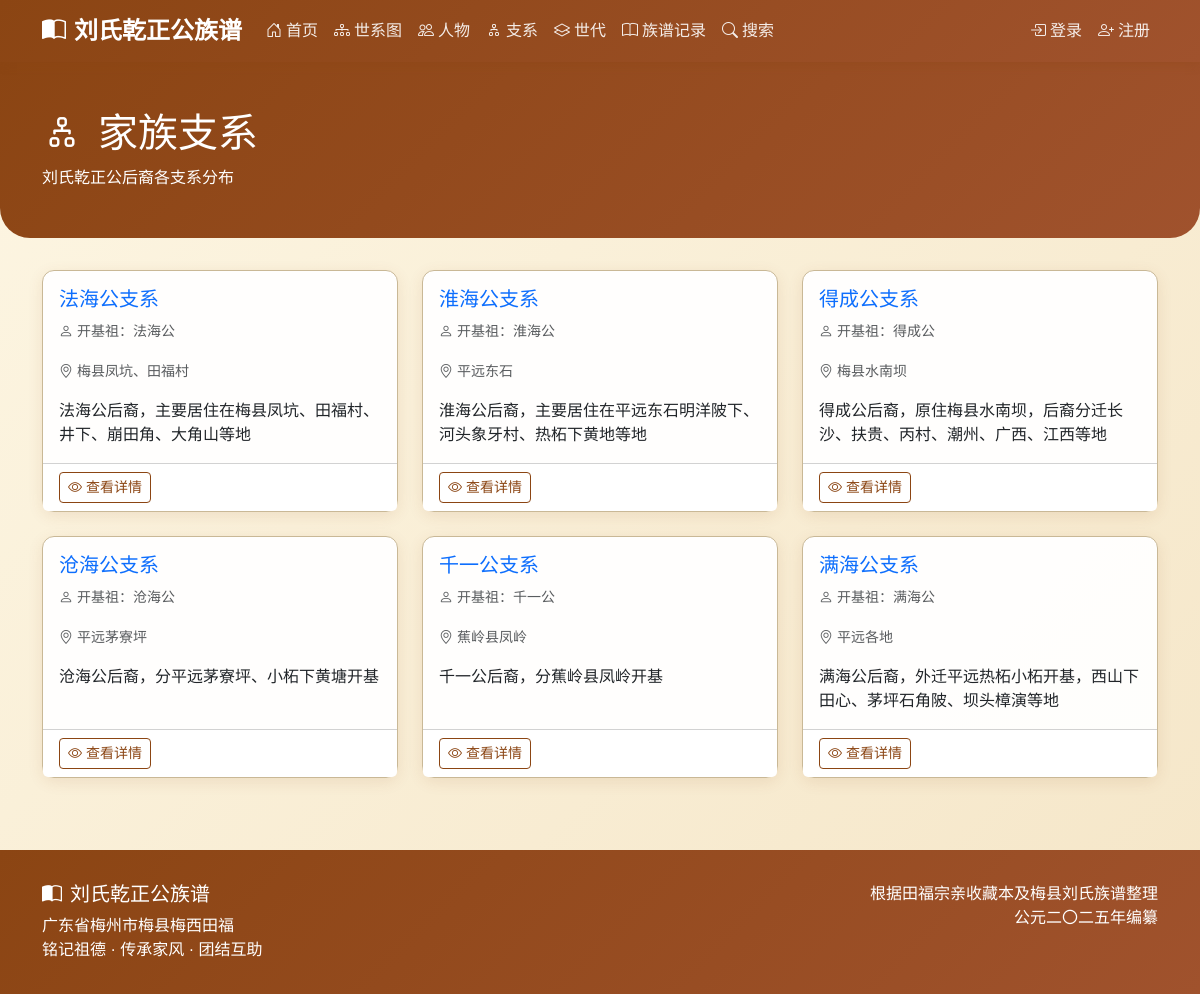
Before: /branches/ with the older database file.
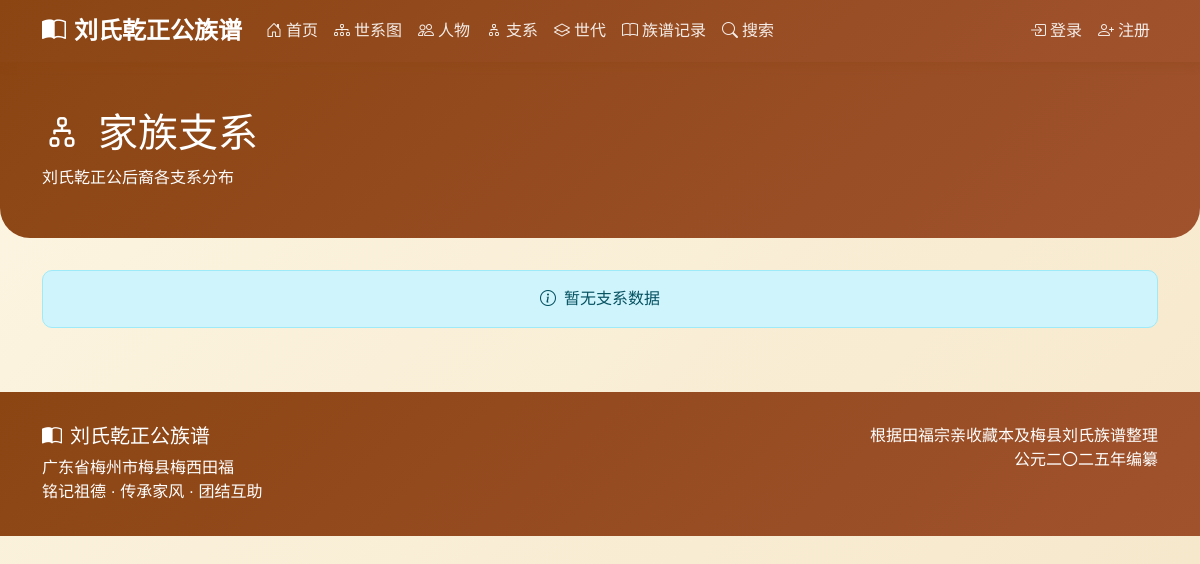
After: the same page with the newer database file.
### genealogy/models.py (models this page shows, shortened)
class Branch(models.Model):
    name = models.CharField(max_length=100, verbose_name='支系名称')
    founder = models.ForeignKey(
        'Person',
        on_delete=models.SET_NULL,
        null=True,
        blank=True,
        related_name='founded_branch',
        verbose_name='开基祖'
    )
    description = models.TextField(blank=True, verbose_name='描述')
    location = models.CharField(max_length=200, blank=True, verbose_name='分布地区')
    class Meta:
        verbose_name = '支系'
        verbose_name_plural = '支系'
    def get_absolute_url(self):
        from django.urls import reverse
        return reverse('genealogy:branch_detail', kwargs={'pk': self.pk})

class Person(models.Model):
    GENDER_CHOICES = [
        ('M', '男'),
        ('F', '女'),
    ]
    name = models.CharField(max_length=100, verbose_name='姓名')
    courtesy_name = models.CharField(max_length=100, blank=True, verbose_name='字')
    art_name = models.CharField(max_length=100, blank=True, verbose_name='号')
    alias = models.CharField(max_length=100, blank=True, verbose_name='别名')
    generation_char = models.CharField(max_length=10, blank=True, verbose_name='辈份字')
    gender = models.CharField(max_length=1, choices=GENDER_CHOICES, default='M', verbose_name='性别', help_text='性别变动后需要先保存，然后重新加载页面以更新配偶关系选项')
    is_outsider = models.BooleanField(default=False, verbose_name='是否为外族配偶', help_text='外族配偶状态变动后，世代选项会自动更新；若需更新配偶关系选项，请保存并重新加载页面')
    generation = models.ForeignKey(
        Generation,
        on_delete=models.CASCADE,
        related_name='persons',
        verbose_name='世代',
        null=True,
        blank=True
    )
    father = models.ForeignKey(
        'self',
        on_delete=models.SET_NULL,
        null=True,
        blank=True,
        related_name='children_as_father',
        verbose_name='父亲',
        limit_choices_to={'gender': 'M'}
    )
    mother = models.ForeignKey(
        'self',
        on_delete=models.SET_NULL,
        null=True,
        blank=True,
        related_name='children_as_mother',
        verbose_name='母亲',
        limit_choices_to={'gender': 'F'}
    )
    spouses = models.ManyToManyField(
        'self',
        through='SpouseRelation',
        through_fields=('husband', 'wife'),
        symmetrical=False,
        related_name='partners',
        blank=True,
        verbose_name='配偶'
    )
    branch = models.ForeignKey(
        Branch,
        on_delete=models.SET_NULL,
        null=True,
        blank=True,
        related_name='members',
        verbose_name='所属支系'
    )
    birth_year = models.IntegerField(null=True, blank=True, verbose_name='出生年份')
    death_year = models.IntegerField(null=True, blank=True, verbose_name='逝世年份')
    birth_place = models.CharField(max_length=200, blank=True, verbose_name='出生地')
    burial_place = models.CharField(max_length=300, blank=True, verbose_name='葬地')
    burial_fengshui = models.CharField(max_length=200, blank=True, verbose_name='墓形/风水')
    burial_direction = models.CharField(max_length=100, blank=True, verbose_name='坐向')
    biography = models.TextField(blank=True, verbose_name='生平简介')
    achievements = models.TextField(blank=True, verbose_name='主要事迹')
    descendants_location = models.TextField(blank=True, verbose_name='后裔分布')
    notes = models.TextField(blank=True, verbose_name='备注')
    order = models.IntegerField(default=0, verbose_name='排序')
    avatar = models.ImageField(
        upload_to='avatars/',
        blank=True,
        null=True,
        verbose_name='头像',
        validators=[validate_image_extension, validate_file_size]
    )
    related_user = models.OneToOneField(
        User,
        on_delete=models.SET_NULL,
        null=True,
        blank=True,
        related_name='related_person',
        verbose_name='关联用户'
    )
    account_status = models.CharField(
        max_length=20,
        choices=[
            ('active', '激活'),
            ('inactive', '未激活'),
            ('disabled', '禁用'),
        ],
        default='inactive',
        verbose_name='账号状态'
    )
    created_at = models.DateTimeField(auto_now_add=True, verbose_name='创建时间')
    updated_at = models.DateTimeField(auto_now=True, verbose_name='更新时间')
    created_by = models.ForeignKey(
        User,
        on_delete=models.SET_NULL,
        null=True,
        blank=True,
        related_name='created_persons',
        verbose_name='创建者'
    )
    class Meta:
        verbose_name = '人物'
        verbose_name_plural = '人物'
        ordering = ['generation__number', 'order', 'id']
    def has_avatar(self):
        """是否有头像"""
        return bool(self.avatar)
    has_avatar.short_description = '有头像'
    has_avatar.boolean = True

### genealogy/views.py (the view)
# urls.py: path('branches/', views.BranchListView.as_view(), name='branch_list'),
class BranchListView(ListView):
    model = Branch
    template_name = 'genealogy/branch_list.html'
    context_object_name = 'branches'

### templates/genealogy/branch_list.html (shortened to what this page needs)
{% extends 'base.html' %}
{% block content %}
<div class="page-header">
    <div class="container">
        <h1 class="serif"><i class="bi bi-diagram-2 me-3"></i>家族支系</h1>
        <p class="mb-0">刘氏乾正公后裔各支系分布</p>
    </div>
</div>
<div class="container">
    <div class="row">
        {% for branch in branches %}
        <div class="col-md-6 col-lg-4 mb-4">
            <div class="card h-100">
                <div class="card-body">
                    <h5 class="card-title serif">
                        <a href="{{ branch.get_absolute_url }}" class="text-decoration-none">
                            {{ branch.name }}
                        </a>
                    </h5>
                    {% if branch.founder %}
                    <p class="card-text">
                        <small class="text-muted">
                            <i class="bi bi-person me-1"></i>开基祖：{{ branch.founder.name }}
                        </small>
                    </p>
                    {% endif %}
                    {% if branch.location %}
                    <p class="card-text">
                        <small class="text-muted">
                            <i class="bi bi-geo-alt me-1"></i>{{ branch.location }}
                        </small>
                    </p>
                    {% endif %}
                    {% if branch.description %}
                    <p class="card-text">{{ branch.description|truncatewords:30 }}</p>
                    {% endif %}
                </div>
                <div class="card-footer bg-white">
                    <a href="{{ branch.get_absolute_url }}" class="btn btn-sm btn-outline-primary">
                        <i class="bi bi-eye me-1"></i>查看详情
                    </a>
                </div>
            </div>
        </div>
        {% empty %}
        <div class="col-12">
            <div class="alert alert-info text-center">
                <i class="bi bi-info-circle me-2"></i>暂无支系数据
            </div>
        </div>
        {% endfor %}
    </div>
</div>
{% endblock %}

Changed rows visible on the page:
removed Branch: name "法海公支系", founder.name "法海公", location "梅县凤坑、田福村", description "法海公后裔，主要居住在梅县凤坑、田福村、井下、崩田角、大角山等地"
removed Branch: name "淮海公支系", founder.name "淮海公", location "平远东石", description "淮海公后裔，主要居住在平远东石明洋陂下、河头象牙村、热柘下黄地等地"
removed Branch: name "得成公支系", founder.name "得成公", location "梅县水南坝", description "得成公后裔，原住梅县水南坝，后裔分迁长沙、扶贵、丙村、潮州、广西、江西等地"
removed Branch: name "沧海公支系", founder.name "沧海公", location "平远茅寮坪", description "沧海公后裔，分平远茅寮坪、小柘下黄塘开基"
removed Branch: name "千一公支系", founder.name "千一公", location "蕉岭县凤岭", description "千一公后裔，分蕉岭县凤岭开基"
removed Branch: name "满海公支系", founder.name "满海公", location "平远各地", description "满海公后裔，外迁平远热柘小柘开基，西山下田心、茅坪石角陂、坝头樟演等地"
Other visible differences:
text now shown: "暂无支系数据"
